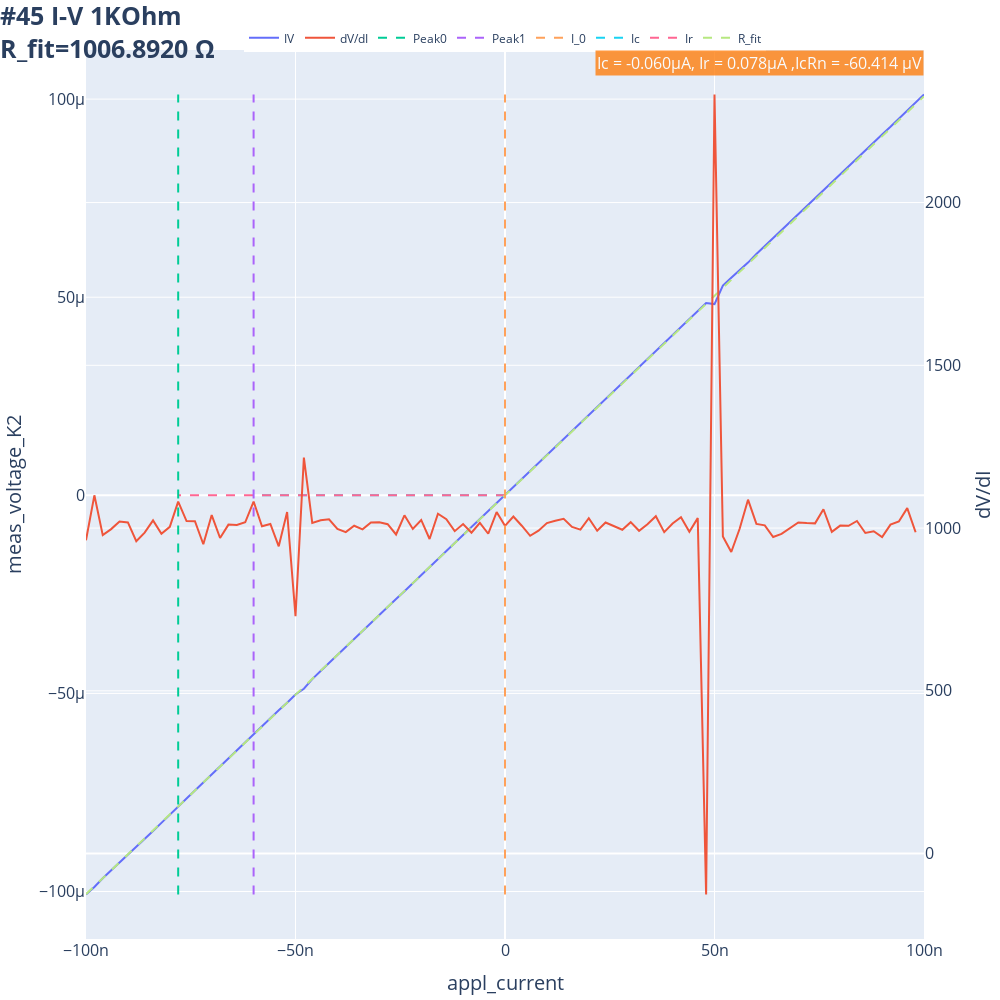

Write notebook code for a chart like this one.
### Code cell
I_range=0.1e-6
wait_time = 200e-3
Bx = round(magnet_x.field() * 1e3, 2)
By = round(magnet_y.field() * 1e3, 2)

appl_current(-I_range)
exp = qc.new_experiment('I-V', sample_name=f'1KOhm')
# exp = qc.new_experiment('I-V', sample_name=f'024-1_33-32-10-11_{Bx=}_{By=}mT{wait_time=}s')
dataid = do1d(appl_current, -I_range ,I_range, 101, wait_time, meas_voltage_K2, meas_voltage_AC_L1, meas_voltage_AC_L1_P)
appl_current(0)

plot_by_id(dataid)
get_R_from_IV(dataid)
plot_IV_and_dVdI(dataid)

### Figure 1 — Plotly figure (JSON) as saved in the notebook; plotly's stock layout.template omitted (floating-point values rounded to 4 significant figures)
{"data": [{"mode": "lines", "name": "IV", "type": "scatter", "x": [-1e-07, -9.8e-08, -9.6e-08, -9.4e-08, -9.2e-08, -9e-08, -8.8e-08, -8.6e-08, -8.4e-08, -8.2e-08, -8e-08, -7.8e-08, -7.6e-08, -7.4e-08, -7.2e-08, -7e-08, -6.8e-08, -6.6e-08, -6.4e-08, -6.2e-08, -6e-08, -5.8e-08, -5.6e-08, -5.4e-08, -5.2e-08, -5e-08, -4.8e-08, -4.6e-08, -4.4e-08, -4.2e-08, -4e-08, -3.8e-08, -3.6e-08, -3.4e-08, -3.2e-08, -3e-08, -2.8e-08, -2.6e-08, -2.4e-08, -2.2e-08, -2e-08, -1.8e-08, -1.6e-08, -1.4e-08, -1.2e-08, -1e-08, -8e-09, -6e-09, -4e-09, -2e-09, -1.323e-23, 2e-09, 4e-09, 6e-09, 8e-09, 1e-08, 1.2e-08, 1.4e-08, 1.6e-08, 1.8e-08, 2e-08, 2.2e-08, 2.4e-08, 2.6e-08, 2.8e-08, 3e-08, 3.2e-08, 3.4e-08, 3.6e-08, 3.8e-08, 4e-08, 4.2e-08, 4.4e-08, 4.6e-08, 4.8e-08, 5e-08, 5.2e-08, 5.4e-08, 5.6e-08, 5.8e-08, 6e-08, 6.2e-08, 6.4e-08, 6.6e-08, 6.8e-08, 7e-08, 7.2e-08, 7.4e-08, 7.6e-08, 7.8e-08, 8e-08, 8.2e-08, 8.4e-08, 8.6e-08, 8.8e-08, 9e-08, 9.2e-08, 9.4e-08, 9.6e-08, 9.8e-08, 1e-07], "y": [-0.0001008, -9.884e-05, -9.664e-05, -9.469e-05, -9.269e-05, -9.065e-05, -8.862e-05, -8.67e-05, -8.473e-05, -8.268e-05, -8.071e-05, -7.871e-05, -7.654e-05, -7.45e-05, -7.246e-05, -7.056e-05, -6.848e-05, -6.654e-05, -6.452e-05, -6.25e-05, -6.046e-05, -5.83e-05, -5.629e-05, -5.426e-05, -5.238e-05, -5.028e-05, -4.882e-05, -4.639e-05, -4.435e-05, -4.23e-05, -4.025e-05, -3.826e-05, -3.628e-05, -3.427e-05, -3.227e-05, -3.024e-05, -2.82e-05, -2.618e-05, -2.422e-05, -2.214e-05, -2.015e-05, -1.81e-05, -1.616e-05, -1.408e-05, -1.202e-05, -1.004e-05, -8.014e-06, -6.043e-06, -4.011e-06, -2.045e-06, 5.317e-08, 2.067e-06, 4.137e-06, 6.152e-06, 8.104e-06, 1.009e-05, 1.212e-05, 1.416e-05, 1.622e-05, 1.823e-05, 2.022e-05, 2.228e-05, 2.426e-05, 2.63e-05, 2.831e-05, 3.03e-05, 3.234e-05, 3.432e-05, 3.634e-05, 3.842e-05, 4.039e-05, 4.242e-05, 4.449e-05, 4.646e-05, 4.852e-05, 4.827e-05, 5.294e-05, 5.489e-05, 5.674e-05, 5.873e-05, 6.091e-05, 6.293e-05, 6.495e-05, 6.69e-05, 6.886e-05, 7.086e-05, 7.29e-05, 7.493e-05, 7.696e-05, 7.907e-05, 8.105e-05, 8.306e-05, 8.508e-05, 8.712e-05, 8.909e-05, 9.107e-05, 9.302e-05, 9.504e-05, 9.708e-05, 9.92e-05, 0.0001012]}, {"mode": "lines", "name": "dV/dI", "type": "scatter", "x": [-1e-07, -9.8e-08, -9.6e-08, -9.4e-08, -9.2e-08, -9e-08, -8.8e-08, -8.6e-08, -8.4e-08, -8.2e-08, -8e-08, -7.8e-08, -7.6e-08, -7.4e-08, -7.2e-08, -7e-08, -6.8e-08, -6.6e-08, -6.4e-08, -6.2e-08, -6e-08, -5.8e-08, -5.6e-08, -5.4e-08, -5.2e-08, -5e-08, -4.8e-08, -4.6e-08, -4.4e-08, -4.2e-08, -4e-08, -3.8e-08, -3.6e-08, -3.4e-08, -3.2e-08, -3e-08, -2.8e-08, -2.6e-08, -2.4e-08, -2.2e-08, -2e-08, -1.8e-08, -1.6e-08, -1.4e-08, -1.2e-08, -1e-08, -8e-09, -6e-09, -4e-09, -2e-09, -1.323e-23, 2e-09, 4e-09, 6e-09, 8e-09, 1e-08, 1.2e-08, 1.4e-08, 1.6e-08, 1.8e-08, 2e-08, 2.2e-08, 2.4e-08, 2.6e-08, 2.8e-08, 3e-08, 3.2e-08, 3.4e-08, 3.6e-08, 3.8e-08, 4e-08, 4.2e-08, 4.4e-08, 4.6e-08, 4.8e-08, 5e-08, 5.2e-08, 5.4e-08, 5.6e-08, 5.8e-08, 6e-08, 6.2e-08, 6.4e-08, 6.6e-08, 6.8e-08, 7e-08, 7.2e-08, 7.4e-08, 7.6e-08, 7.8e-08, 8e-08, 8.2e-08, 8.4e-08, 8.6e-08, 8.8e-08, 9e-08, 9.2e-08, 9.4e-08, 9.6e-08, 9.8e-08, 1e-07], "y": [962.6, 1101.0, 978.3, 996.9, 1020.0, 1017.0, 959.5, 986.1, 1023.0, 982.3, 1004.0, 1081.0, 1022.0, 1021.0, 950.3, 1040.0, 969.6, 1011.0, 1010.0, 1018.0, 1082.0, 1006.0, 1013.0, 944.0, 1049.0, 729.5, 1217.0, 1016.0, 1024.0, 1027.0, 997.6, 987.6, 1007.0, 996.1, 1017.0, 1018.0, 1012.0, 980.3, 1039.0, 997.4, 1025.0, 966.5, 1044.0, 1027.0, 990.5, 1012.0, 985.6, 1016.0, 982.6, 1049.0, 1007.0, 1035.0, 1007.0, 976.2, 991.9, 1015.0, 1023.0, 1028.0, 1004.0, 995.1, 1030.0, 991.8, 1017.0, 1007.0, 995.0, 1018.0, 991.6, 1012.0, 1037.0, 987.6, 1014.0, 1033.0, 988.6, 1031.0, -125.8, 2332.0, 974.4, 926.5, 997.9, 1087.0, 1013.0, 1008.0, 972.7, 982.2, 1001.0, 1017.0, 1015.0, 1014.0, 1058.0, 988.6, 1008.0, 1007.0, 1022.0, 985.0, 990.3, 972.2, 1011.0, 1020.0, 1061.0, 987.3, null], "yaxis": "y2"}, {"line": {"dash": "dash"}, "mode": "lines", "name": "Peak0", "type": "scatter", "x": [-7.8e-08, -7.8e-08], "y": [-125.8, 2332.0], "yaxis": "y2"}, {"line": {"dash": "dash"}, "mode": "lines", "name": "Peak1", "type": "scatter", "x": [-6e-08, -6e-08], "y": [-125.8, 2332.0], "yaxis": "y2"}, {"line": {"dash": "dash"}, "mode": "lines", "name": "I_0", "type": "scatter", "x": [-1.323e-23, -1.323e-23], "y": [-125.8, 2332.0], "yaxis": "y2"}, {"line": {"dash": "dash"}, "mode": "lines", "name": "Ic", "type": "scatter", "x": [-1.323e-23, -6e-08], "y": [0, 0]}, {"line": {"dash": "dash"}, "mode": "lines", "name": "Ir", "type": "scatter", "x": [-1.323e-23, -7.8e-08], "y": [0, 0]}, {"line": {"dash": "dash"}, "mode": "lines", "name": "R_fit", "type": "scatter", "x": [-1e-07, 1e-07], "y": [-0.0001007, 0.0001007]}], "layout": {"annotations": [{"align": "right", "bgcolor": "#ff7f0e", "font": {"color": "#ffffff", "size": 16}, "opacity": 0.8, "showarrow": false, "text": "Ic = -0.060µA, Ir = 0.078µA ,IcRn = -60.414 µV", "x": 1, "xref": "paper", "y": 1, "yref": "paper"}], "height": 1000, "legend": {"orientation": "h", "x": 0.5, "xanchor": "center", "y": 1.03, "yanchor": "top"}, "margin": {"b": 10, "l": 10, "r": 10, "t": 50}, "title": {"font": {"size": 25}, "text": "<b>#45 I-V 1KOhm<br>R_fit=1006.8920 Ω", "x": 0}, "width": 1000, "xaxis": {"tickfont": {"size": 16}, "title": {"font": {"size": 20}, "text": "appl_current"}}, "yaxis": {"tickfont": {"size": 16}, "title": {"font": {"size": 20}, "text": "meas_voltage_K2"}}, "yaxis2": {"overlaying": "y", "side": "right", "tickfont": {"size": 16}, "title": {"font": {"size": 20}, "text": "dV/dI"}}}}
